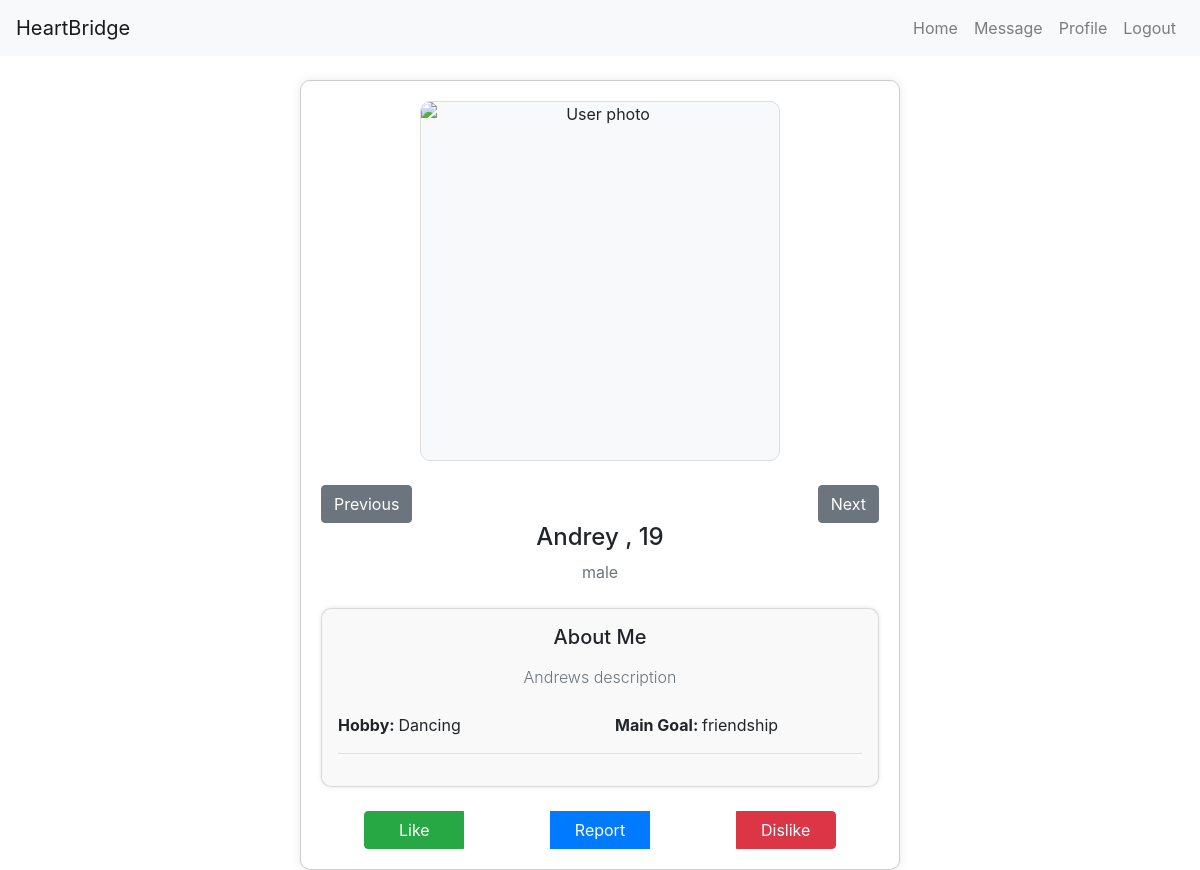
Page / (signed in) on the committed database.
### authentication/models.py (models this page shows, shortened)
class CustomUser(AbstractBaseUser):
    first_name = models.CharField(max_length=20, default='', blank=False)
    last_name = models.CharField(max_length=20, default='', blank=True, null=True)
    age = models.IntegerField(default=0, blank=False)
    sex = models.CharField(max_length=10, default='', blank=False)
    main_goal = models.CharField(max_length=100, default='', blank=True, null=True)
    description = models.TextField(default='', blank=True, null=True)
    inst = models.CharField(max_length=100, default='', blank=True, null=True)
    telegram = models.CharField(max_length=100, default='', blank=True, null=True)
    x_network = models.CharField(max_length=100, default='', blank=True, null=True)
    hobby = models.CharField(max_length=100, default='', blank=True, null=True)
    username = models.CharField(max_length=100, unique=True, default='', blank=False)
    password = models.CharField(max_length=255, blank=False)
    created_at = models.DateTimeField(editable=False, auto_now_add=True)
    updated_at = models.DateTimeField(auto_now=True)
    photo1 = models.ImageField(upload_to='images/', default=None, blank=False, null=False)
    photo2 = models.ImageField(upload_to='images/', default=None, blank=True, null=True)
    photo3 = models.ImageField(upload_to='images/', default=None, blank=True, null=True)
    photo4 = models.ImageField(upload_to='images/', default=None, blank=True, null=True)
    photo5 = models.ImageField(upload_to='images/', default=None, blank=True, null=True)
    photo6 = models.ImageField(upload_to='images/', default=None, blank=True, null=True)
    liked_profiles = models.TextField(blank=True, default='', null=True)
    reported = models.BooleanField(default=False, null=True)
    is_staff = models.BooleanField(default=False)
    is_superuser = models.BooleanField(default=False)
    role = models.IntegerField(choices=ROLE_CHOICES, default=0)
    is_active = models.BooleanField(default=True)
    id = models.AutoField(primary_key=True)
    USERNAME_FIELD = 'username'
    REQUIRED_FIELDS = ['first_name', 'age', 'sex']
    USERNAME_FIELD = 'username'
    objects = CustomUserManager()
    def __str__(self):
        return f"'id': {self.id}, 'first_name': '{self.first_name}', 'last_name': '{self.last_name}', 'username': '{self.username}', 'created_at': {int(self.created_at.timestamp())}, 'updated_at': {int(self.updated_at.timestamp())}, 'role': {self.role}, 'is_active': {self.is_active}"
    def get_liked_profiles(self):
        liked_list_str = self.liked_profiles
        if liked_list_str is not None:
            liked_list_str = self.liked_profiles[1:-1]
            liked_list = liked_list_str.split(",")
            for i in range(len(liked_list)):
                liked_list[i] = int(liked_list[i])
            return liked_list
        return None

### recommendations/views.py (the view)
# urls.py: path('', views.recom, name='recommendations'),
def recom(request):
    if request.user.is_authenticated:
        like_flg = False
        liked_user = get_liked_profile_id(request)
        if liked_user is None:
            liked_user = get_rec_user(request)
            print(liked_user)
        else:
            liked_user = CustomUser.objects.get(id=liked_user)
            like_flg = True
        print(liked_user)
        images = [photo.url for photo in [liked_user.photo1, liked_user.photo2, liked_user.photo3, liked_user.photo4, liked_user.photo5, liked_user.photo6] if photo]
        return render(request, 'recommendations.html', {'rec_user': liked_user, 'images': images, 'like_flg': like_flg})
    else:
        return redirect('login')

### recommendations/views.py (called while the page is built, shortened)
def get_liked_profile_id(request):
    liked_profiles = request.user.get_liked_profiles()
    return None

### recommendations/templates/recommendations.html (shortened to what this page needs)
<!DOCTYPE html>
<html lang="en">
<head>
    <link rel="stylesheet" href="https://maxcdn.bootstrapcdn.com/bootstrap/4.0.0/css/bootstrap.min.css">
</head>
<body>
    {% include 'navbar.html' %}
    {% load static %}
    <div class="container mt-4">
        <div id="image-container" class="text-center mb-4">
            <img id="user_images" src="{{ images.0 }}" alt="User photo">
        </div>
		<div class="button-row">
            <button type="button" class="btn btn-secondary" onclick="navigate_photos('prev')">Previous</button>
            <button type="button" class="btn btn-secondary" onclick="navigate_photos('next')">Next</button>
        </div>
        <div class="text-center mb-4">
            <h4 id="user_name">{{ rec_user.first_name }} {{ rec_user.last_name }}, <span id="user_age">{{ rec_user.age }}</span></h4>
            <p class="text-muted" id="user_sex">{{ rec_user.sex }}</p>
        </div>
        <div class="user-info card p-3 mb-4">
            <h5 class="card-title text-center mb-3">About Me</h5>
			<div class="user-description text-center mb-4">
				<p class="text-muted lead" id="user_desc">
					{% if rec_user.description%}
						{{ rec_user.description }}
					{% else %}
						No description provided.
					{% endif %}
				</p>
			</div>
			<div class="row">
                <div class="col-md-6">
                    <div><strong>Hobby: </strong><span id="user_hobby">{{ rec_user.hobby }}</span></div>
                </div>
                <div class="col-md-6">
                    <p><strong>Main Goal: </strong><span id="user_main_goal">{{ rec_user.main_goal }}</span></p>
                </div>
            </div>
            <hr>
        </div>
        <div class="btn-group d-flex justify-content-around">
            <button type="button" class="btn btn-success" onclick="handle_action('like', '{{ rec_user.id }}')">Like</button>
            <button type="button" class="btn btn-primary" onclick="handle_action('report', '{{ rec_user.id }}')">Report</button>
            <button type="button" class="btn btn-danger" onclick="handle_action('dislike', '{{ rec_user.id }}')">Dislike</button>
        </div>
    </div>
</body>
</html>

### recommendations/templates/recommendations.html (style rules this page uses)
.container { max-width: 600px; margin: auto; border: 1px solid #ccc; padding: 20px; border-radius: 10px; box-shadow: 0px 0px 10px rgba(0, 0, 0, 0.1); background-color: #ffffff; }
.button-row { display: flex; justify-content: space-between; margin-top: 20px; }
#image-container { width: 360px; height: 360px; margin: auto; overflow: hidden; display: flex; justify-content: center; align-items: center; background-color: #f8f9fa; border-radius: 10px; border: 1px solid #ddd; }
#user_images { width: 100%; height: 100%; object-fit: cover; object-position: center; border-radius: 10px; }
.user-description { font-size: 1.1rem; color: #555; text-align: center; }
.user-info { background-color: #f9f9f9; border-radius: 10px; box-shadow: 0px 0px 5px rgba(0, 0, 0, 0.1); padding: 15px; margin-bottom: 20px; }
.user-info p { margin: 0; font-size: 1rem; }
.btn-group button { width: 100px; }
.lead { font-size: 1.2rem; color: #333; }

### rows in the picture
CustomUser: first_name "Andrey", age "19", sex "male", description "Andrews description", hobby "Dancing", main_goal "friendship"
